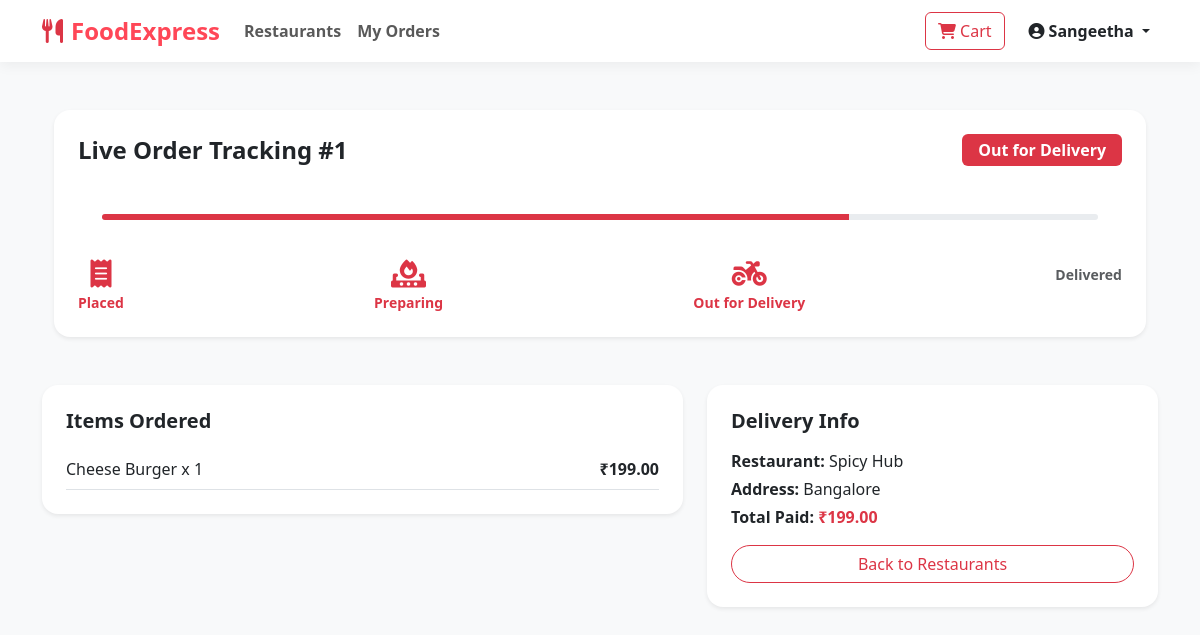
/orders/detail/1/ (signed in), run on the app's committed database.
### orders/models.py (models this page shows, shortened)
class Order(models.Model):
    STATUS_CHOICES = (
        ('Pending', 'Pending'),
        ('Accepted', 'Accepted by Restaurant'),
        ('Preparing', 'Preparing Food'),
        ('Out for Delivery', 'Out for Delivery'),
        ('Delivered', 'Delivered'),
        ('Cancelled', 'Cancelled'),
    )
    user = models.ForeignKey(User, on_delete=models.CASCADE, related_name='orders')
    restaurant = models.ForeignKey(Restaurant, on_delete=models.CASCADE)
    delivery_partner = models.ForeignKey(User, on_delete=models.SET_NULL, null=True, blank=True, related_name='deliveries')
    total_amount = models.DecimalField(max_digits=10, decimal_places=2)
    delivery_address = models.TextField()
    status = models.CharField(max_length=30, choices=STATUS_CHOICES, default='Pending')
    created_at = models.DateTimeField(auto_now_add=True)
    declined_by = models.ManyToManyField(User, related_name='declined_orders', blank=True)

class OrderItem(models.Model):
    order = models.ForeignKey(Order, on_delete=models.CASCADE, related_name='items')
    food_item = models.ForeignKey(FoodItem, on_delete=models.CASCADE)
    quantity = models.PositiveIntegerField()
    price = models.DecimalField(max_digits=8, decimal_places=2)

### restaurants/models.py (models this page shows, shortened)
class FoodItem(models.Model):
    restaurant = models.ForeignKey(Restaurant, on_delete=models.CASCADE, related_name='food_items')
    category = models.ForeignKey(Category, on_delete=models.SET_NULL, null=True, blank=True)
    name = models.CharField(max_length=200)
    description = models.TextField()
    price = models.DecimalField(max_digits=8, decimal_places=2)
    image = models.ImageField(upload_to='food_items/', blank=True, null=True)
    is_available = models.BooleanField(default=True)
    is_veg = models.BooleanField(default=True)

class Restaurant(models.Model):
    owner = models.ForeignKey(User, on_delete=models.CASCADE, related_name='restaurants')
    name = models.CharField(max_length=200)
    description = models.TextField()
    address = models.TextField()
    phone = models.CharField(max_length=15)
    image = models.ImageField(upload_to='restaurants/', blank=True, null=True)
    is_active = models.BooleanField(default=True)
    created_at = models.DateTimeField(auto_now_add=True)

### orders/views.py (the view)
# urls.py: path('detail/<int:order_id>/', views.order_detail, name='order_detail'),
@login_required
def order_detail(request, order_id):
    order = get_object_or_404(Order, id=order_id, user=request.user)
    return render(request, 'orders/order_detail.html', {'order': order})

### orders/templates/orders/order_detail.html (shortened to what this page needs)
{% extends 'base.html' %}
{% block content %}
<div class="container py-4">
    <div class="card border-0 shadow-sm rounded-4 p-4 mb-4">
        <div class="d-flex justify-content-between align-items-center mb-4">
            <h4 class="fw-bold mb-0">Live Order Tracking #{{ order.id }}</h4>
            <span class="badge bg-danger fs-6 px-3 py-2">{{ order.status }}</span>
        </div>
        <div class="position-relative m-4">
            <div class="progress" style="height: 6px;">
                <div class="progress-bar bg-danger" role="progressbar"
                    {% if order.status == 'Pending' %}
                        <div class="progress-bar bg-danger" role="progressbar" style="width: 25%;"></div>
                    {% elif order.status == 'Preparing' %}
                        <div class="progress-bar bg-danger" role="progressbar" style="width: 50%;"></div>
                    {% elif order.status == 'Out for Delivery' %}
                        <div class="progress-bar bg-danger" role="progressbar" style="width: 75%;"></div>
                    {% elif order.status == 'Delivered' %}
                        <div class="progress-bar bg-danger" role="progressbar" style="width: 100%;"></div>
                    {% else %}
                        <div class="progress-bar bg-danger" role="progressbar" style="width: 0%;"></div>
                    {% endif %}
                </div>
            </div>
            <div class="d-flex justify-content-between mt-3 text-center fw-semibold small">
                <div class="{% if order.status == 'Pending' or order.status == 'Preparing' or order.status == 'Out for Delivery' or order.status == 'Delivered' %}text-danger{% else %}text-muted{% endif %}">
                    <i class="fa-solid fa-receipt fa-2x d-block mb-1"></i>Placed
                </div>
                <div class="{% if order.status == 'Preparing' or order.status == 'Out for Delivery' or order.status == 'Delivered' %}text-danger{% else %}text-muted{% endif %}">
                    <i class="fa-solid fa-fire-burner fa-2x d-block mb-1"></i>Preparing
                </div>
                <div class="{% if order.status == 'Out for Delivery' or order.status == 'Delivered' %}text-danger{% else %}text-muted{% endif %}">
                    <i class="fa-solid fa-motorcycle fa-2x d-block mb-1"></i>Out for Delivery
                </div>
                <div class="{% if order.status == 'Delivered' %}text-success{% else %}text-muted{% endif %}">
                    Delivered
                </div>
            </div>
        </div>
    </div>
    <div class="row g-4">
        <div class="col-md-7">
            <div class="card border-0 shadow-sm rounded-4 p-4">
                <h5 class="fw-bold mb-3">Items Ordered</h5>
                {% for item in order.items.all %}
                <div class="d-flex justify-content-between border-bottom py-2">
                    <span>{{ item.food_item.name }} x {{ item.quantity }}</span>
                    <span class="fw-bold">₹{{ item.price }}</span>
                </div>
                {% endfor %}
            </div>
        </div>
        <div class="col-md-5">
            <div class="card border-0 shadow-sm rounded-4 p-4">
                <h5 class="fw-bold mb-3">Delivery Info</h5>
                <p class="mb-1"><strong>Restaurant:</strong> {{ order.restaurant.name }}</p>
                <p class="mb-1"><strong>Address:</strong> {{ order.delivery_address }}</p>
                <p class="mb-3"><strong>Total Paid:</strong> <span class="text-danger fw-bold">₹{{ order.total_amount }}</span></p>
                <a href="{% url 'home' %}" class="btn btn-outline-danger w-100 rounded-pill">Back to Restaurants</a>
            </div>
        </div>
    </div>
</div>
{% endblock %}

### templates/base.html (shortened to what this page needs)
<!DOCTYPE html>
<html lang="en">
<head>
    <link href="https://cdn.jsdelivr.net/npm/bootstrap@5.3.0/dist/css/bootstrap.min.css" rel="stylesheet">
    <link rel="stylesheet" href="https://cdnjs.cloudflare.com/ajax/libs/font-awesome/6.4.0/css/all.min.css">
</head>
<body>
    <nav class="navbar navbar-expand-lg navbar-custom sticky-top">
        <div class="container">
            <a class="navbar-brand" href="{% url 'home' %}">
                <i class="fa-solid fa-utensils text-danger me-2"></i>FoodExpress
            </a>
            <div class="collapse navbar-collapse" id="navbarNav">
                <ul class="navbar-nav me-auto">
                    <li class="nav-item">
                        <a class="nav-link fw-semibold" href="{% url 'home' %}">Restaurants</a>
                    </li>
                    {% if user.is_authenticated %}
                        <li class="nav-item">
                            <a class="nav-link fw-semibold" href="{% url 'order_history' %}">My Orders</a>
                        </li>
                    {% endif %}
                </ul>
                <ul class="navbar-nav ms-auto align-items-center gap-2">
                    {% if user.is_authenticated %}
                        <li class="nav-item">
                            <a href="{% url 'view_cart' %}" class="btn btn-outline-danger position-relative me-2">
                                <i class="fa-solid fa-cart-shopping"></i> Cart
                            </a>
                        </li>
                        <li class="nav-item dropdown">
                            <a class="nav-link dropdown-toggle fw-bold text-dark" href="#" id="userDrop" data-bs-toggle="dropdown">
                                <i class="fa-solid fa-user-circle me-1"></i>{{ user.username }}
                            </a>
                        </li>
                    {% endif %}
                </ul>
            </div>
        </div>
    </nav>
    <main class="py-4">
        <div class="container">
            {% block content %}{% endblock %}
    </main>
</body>
</html>

### templates/base.html (style rules this page uses)
:root { --primary-color: #ff4757; --secondary-color: #2ed573; --dark-color: #2f3542; --light-bg: #f8f9fa; }
body { background-color: var(--light-bg); font-family: 'Segoe UI', Tahoma, Geneva, Verdana, sans-serif; }
.navbar-custom { background-color: #ffffff; box-shadow: 0 4px 12px rgba(0,0,0,0.05); }
.navbar-brand { font-weight: 700; color: var(--primary-color) !important; font-size: 1.5rem; }

### data on the page
Order: id "1", status "Out for Delivery", restaurant.name "Spicy Hub", delivery_address "Bangalore", total_amount "199.00"
OrderItem: food_item.name "Cheese Burger", quantity "1", price "199.00"

### other printed values
{{ user.username }} "Sangeetha"
